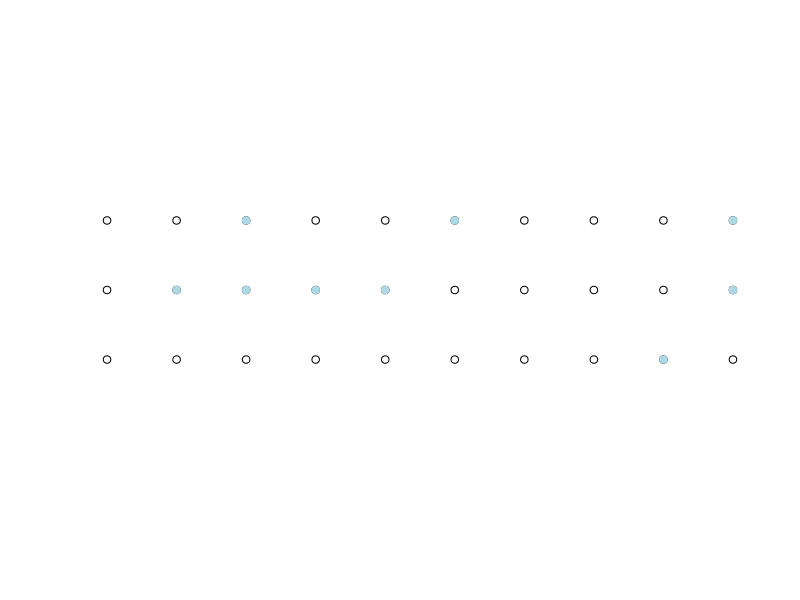

Generate this figure with R: (Note: this script raises an error after producing the figure.)
## ---- chunk 1

norain <- cbind(rep(1:10,3), rep(1:3, each=10))  # start with a 10 x 3 grid of points
rainworlds <- norain[sample(1:nrow(norain), 9),]  # choose (sample) nine at random, using the sample() function in R
plot(norain, xlab="", ylab="", ylim = c(1,3), axes = FALSE, asp = 1) # plot the points
points(rainworlds, pch=19, col="lightblue") # color in the nine
## ---- chunk 2
include_graphics("images/YYHLTLScreenshot1.png")
## ---- chunk 3
bins <- c("0 to 9", "10 to 19", "20 to 29", "30 to 39", "40 to 49", "50 or more")
counts <- c(1,1,3,3,13,72)
kable(data.frame(bin=bins, counts=counts), booktabs=TRUE) %>%  kable_styling(bootstrap_options = "striped", full_width = F)


## ---- chunk 4

lifetableNCHS <- read.csv("data/lifetable.csv")
lifetableMale <- read.csv("data/lifetable-male-2010.csv")
lifetableFemale <- read.csv("data/lifetable-female-2010.csv")
barplot((lifetableFemale$dx+ lifetableMale$dx)/2, ylab="death count / 100000", xlab="age", names.arg=lifetableFemale$x)
# 
# dt <- (lifetableFemale$dx+ lifetableMale$dx)/2
# lab <- rep("", length(dt))
# lab[seq(1, length(dt), by=5)] <- lifetableMale$x[seq(1, length(dt), by=5)]
# barplot(dt, names.arg=lab)


## ---- chunk 5

plot(lifetableFemale$qx, ylab="qx = probability of dying within one year", xlab="age")


## ---- chunk 6

kable(lifetableNCHS[61:70,], booktabs=TRUE, row.names = FALSE, caption='Life Table')

## ---- chunk 7
prod(1-lifetableNCHS[1:60,"qx"])

## ---- chunk 8

kable(alt_xtab2, caption="Bizarro world", booktabs = TRUE) %>%
  kable_styling(bootstrap_options = "bordered", full_width = F)

## ---- chunk 9

col1 <- t_col(cbPalette[3],60)
col2 <- t_col(cbPalette[2],60)

# col1 <- t_col(rgb(1,0,0),80)
# col2 <- t_col(rgb(0,1,0),80)

barplot(lifetableFemale$dx, ylab="death count / 100000", xlab="age", col=col1, names.arg=lifetableFemale$x)
barplot(lifetableMale$dx, col=col2, add=T)
legend("top", c("Female","Male"), fill=c(col1,col2))

## ---- chunk 10

sum(lifetableNCHS[81:101,"dx"])/sum(lifetableNCHS[,"dx"], na.rm=T)

sum(lifetableFemale[81:120,"dx"])/sum(lifetableFemale[,"dx"])
sum(lifetableMale[81:120,"dx"])/sum(lifetableMale[,"dx"])

## ---- chunk 11

sum(lifetableNCHS[61:70,"dx"])
